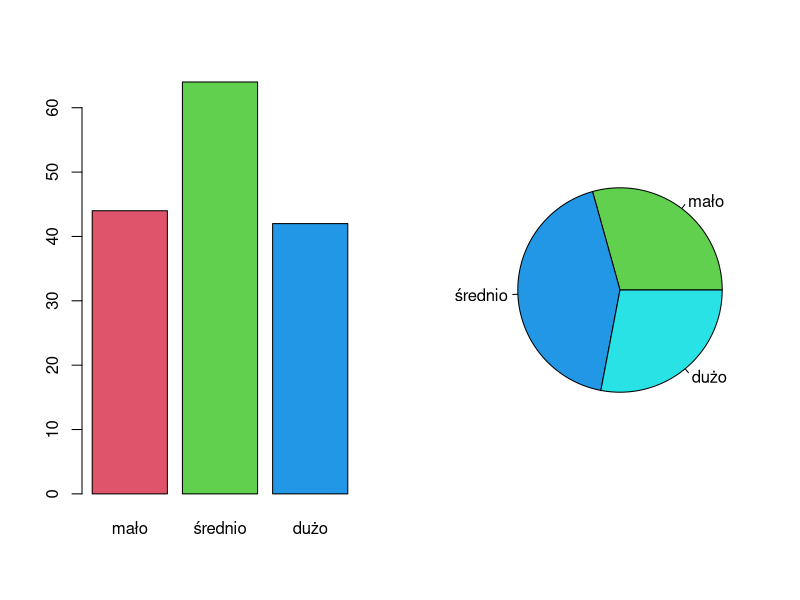
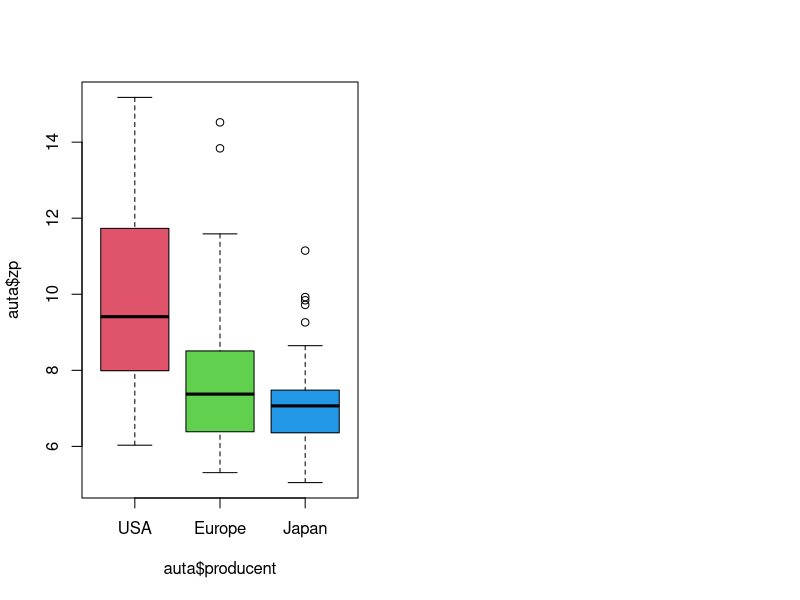

Write R code to recreate these figures, in order.
## ---- chunk 1

auta = read.csv2('samochody.csv')
auta = na.omit(auta)
liters_per_galon = 3.785
meters_per_mile = 1609 
auta$zp = liters_per_galon  * 1000 * 100 / meters_per_mile / auta$mpg

auta$zp_kat[auta$zp <= 7] = 'mało'
auta$zp_kat[7 < auta$zp & auta$zp <= 10] = 'średnio'
auta$zp_kat[auta$zp > 10] = 'dużo'

auta$producent = factor(auta$producent)
levels(auta$producent) = c('USA', 'Europe', 'Japan')

auta$zp_kat = factor(auta$zp_kat, ordered=TRUE, levels=c('mało','średnio','dużo'))
## ---- chunk 2
table(auta$zp_kat)
prop.table(table(auta$zp_kat))*100
## ---- chunk 3
par(mfrow=c(1,2))
barplot(table(auta$zp_kat),col=2:4)
pie(table(auta$zp_kat), col=3:5)
## ---- chunk 4
tapply(auta$zp, auta$producent, mean)
tapply(auta$zp, auta$producent, mean)

boxplot(auta$zp ~ auta$producent, col=2:4)
